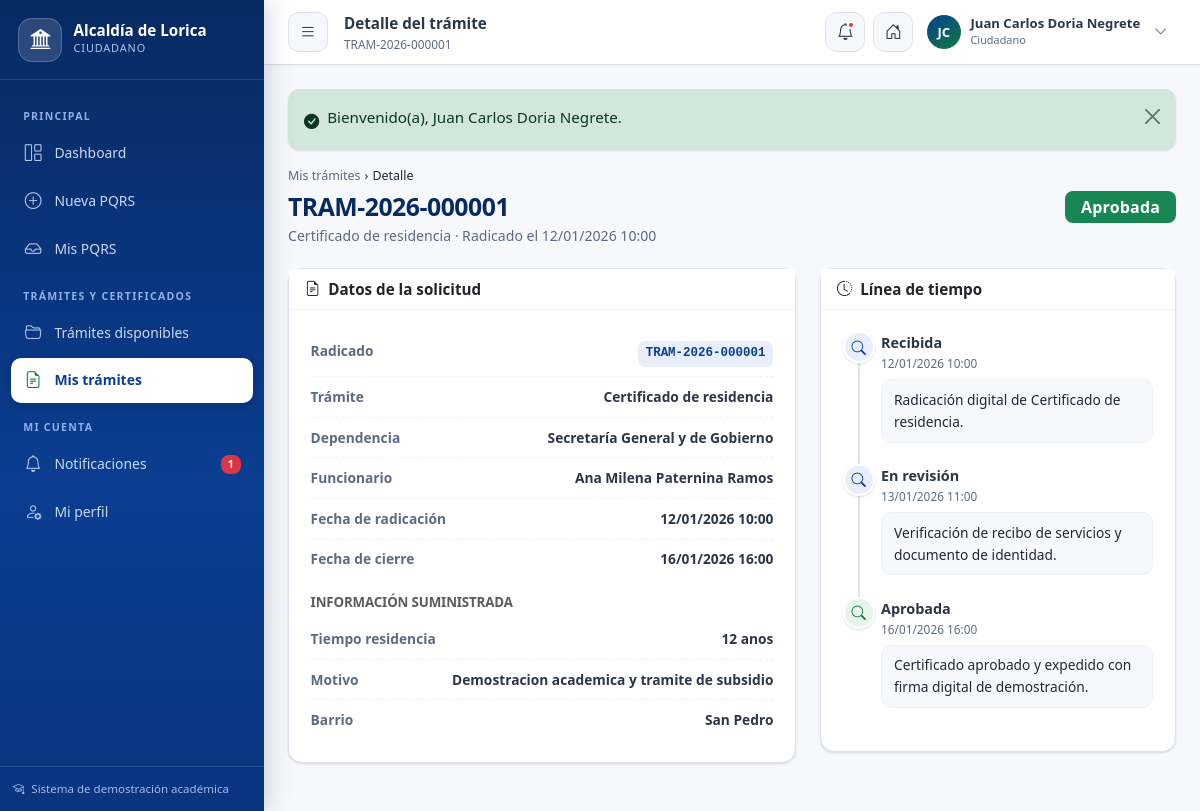
The page /alcaldia-lorica/ciudadano/tramites/detalle/1 (signed in) on the database its author committed.
### tables this page shows
CREATE TABLE `usuarios` (
    `id` INT AUTO_INCREMENT PRIMARY KEY,
    `rol_id` INT NOT NULL,
    `email` VARCHAR(150) NOT NULL UNIQUE,
    `password` VARCHAR(255) NOT NULL,
    `activo` TINYINT(1) DEFAULT 1,
    `ultimo_acceso` DATETIME NULL,
    `created_at` TIMESTAMP DEFAULT CURRENT_TIMESTAMP,
    `updated_at` TIMESTAMP DEFAULT CURRENT_TIMESTAMP ON UPDATE CURRENT_TIMESTAMP,
    CONSTRAINT `fk_usuarios_rol` FOREIGN KEY (`rol_id`) REFERENCES `roles` (`id`) ON UPDATE CASCADE
);

CREATE TABLE `roles` (
    `id` INT AUTO_INCREMENT PRIMARY KEY,
    `nombre` VARCHAR(50) NOT NULL UNIQUE,
    `descripcion` VARCHAR(255) NULL,
    `created_at` TIMESTAMP DEFAULT CURRENT_TIMESTAMP
);

CREATE TABLE `ciudadanos` (
    `id` INT AUTO_INCREMENT PRIMARY KEY,
    `usuario_id` INT NOT NULL UNIQUE,
    `tipo_documento` ENUM('CC', 'TI', 'CE', 'PASAPORTE', 'NIT') DEFAULT 'CC',
    `numero_documento` VARCHAR(30) NOT NULL UNIQUE,
    `nombres` VARCHAR(100) NOT NULL,
    `apellidos` VARCHAR(100) NOT NULL,
    `telefono` VARCHAR(30) NULL,
    `direccion` VARCHAR(200) NULL,
    `barrio` VARCHAR(100) NULL,
    `created_at` TIMESTAMP DEFAULT CURRENT_TIMESTAMP,
    `updated_at` TIMESTAMP DEFAULT CURRENT_TIMESTAMP ON UPDATE CURRENT_TIMESTAMP,
    CONSTRAINT `fk_ciudadanos_usuario` FOREIGN KEY (`usuario_id`) REFERENCES `usuarios` (`id`) ON DELETE CASCADE
);

CREATE TABLE `solicitudes_tramites` (
    `id` INT AUTO_INCREMENT PRIMARY KEY,
    `radicado` VARCHAR(30) NOT NULL UNIQUE,
    `ciudadano_id` INT NOT NULL,
    `tipo_tramite_id` INT NOT NULL,
    `estado_tramite_id` INT NOT NULL,
    `funcionario_id` INT NULL,
    `datos_adicionales` JSON NULL,
    `motivo_rechazo` TEXT NULL,
    `documento_generado` VARCHAR(255) NULL,
    `fecha_radicacion` DATETIME NOT NULL,
    `fecha_cierre` DATETIME NULL,
    `created_at` TIMESTAMP DEFAULT CURRENT_TIMESTAMP,
    `updated_at` TIMESTAMP DEFAULT CURRENT_TIMESTAMP ON UPDATE CURRENT_TIMESTAMP,
    INDEX `idx_solic_radicado` (`radicado`),
    INDEX `idx_solic_ciudadano` (`ciudadano_id`),
    INDEX `idx_solic_estado` (`estado_tramite_id`),
    INDEX `idx_solic_funcionario` (`funcionario_id`),
    CONSTRAINT `fk_solic_ciudadano` FOREIGN KEY (`ciudadano_id`) REFERENCES `ciudadanos` (`id`),
    CONSTRAINT `fk_solic_tipo` FOREIGN KEY (`tipo_tramite_id`) REFERENCES `tipos_tramites` (`id`),
    CONSTRAINT `fk_solic_estado` FOREIGN KEY (`estado_tramite_id`) REFERENCES `estados_tramites` (`id`),
    CONSTRAINT `fk_solic_funcionario` FOREIGN KEY (`funcionario_id`) REFERENCES `funcionarios` (`id`) ON DELETE SET NULL
);

CREATE TABLE `tipos_tramites` (
    `id` INT AUTO_INCREMENT PRIMARY KEY,
    `codigo` VARCHAR(30) NOT NULL UNIQUE,
    `nombre` VARCHAR(150) NOT NULL,
    `descripcion` TEXT NOT NULL,
    `requisitos` TEXT NOT NULL,
    `instrucciones` TEXT NOT NULL,
    `detalle_campos` JSON NULL,
    `dias_termino` INT DEFAULT 10,
    `dependencia_id` INT NULL,
    `activo` TINYINT(1) DEFAULT 1,
    `created_at` TIMESTAMP DEFAULT CURRENT_TIMESTAMP,
    CONSTRAINT `fk_tramites_dependencia` FOREIGN KEY (`dependencia_id`) REFERENCES `dependencias` (`id`) ON DELETE SET NULL
);

CREATE TABLE `estados_tramites` (
    `id` INT AUTO_INCREMENT PRIMARY KEY,
    `codigo` VARCHAR(30) NOT NULL UNIQUE,
    `nombre` VARCHAR(60) NOT NULL,
    `color_badge` VARCHAR(20) DEFAULT 'secondary',
    `descripcion` VARCHAR(255) NULL
);

CREATE TABLE `dependencias` (
    `id` INT AUTO_INCREMENT PRIMARY KEY,
    `codigo` VARCHAR(20) NOT NULL UNIQUE,
    `nombre` VARCHAR(150) NOT NULL,
    `email` VARCHAR(150) NULL,
    `telefono` VARCHAR(50) NULL,
    `activo` TINYINT(1) DEFAULT 1,
    `created_at` TIMESTAMP DEFAULT CURRENT_TIMESTAMP
);

CREATE TABLE `funcionarios` (
    `id` INT AUTO_INCREMENT PRIMARY KEY,
    `usuario_id` INT NOT NULL UNIQUE,
    `dependencia_id` INT NOT NULL,
    `cargo` VARCHAR(100) NOT NULL,
    `nombres` VARCHAR(100) NOT NULL,
    `apellidos` VARCHAR(100) NOT NULL,
    `telefono` VARCHAR(30) NULL,
    `created_at` TIMESTAMP DEFAULT CURRENT_TIMESTAMP,
    `updated_at` TIMESTAMP DEFAULT CURRENT_TIMESTAMP ON UPDATE CURRENT_TIMESTAMP,
    CONSTRAINT `fk_funcionarios_usuario` FOREIGN KEY (`usuario_id`) REFERENCES `usuarios` (`id`) ON DELETE CASCADE,
    CONSTRAINT `fk_funcionarios_dependencia` FOREIGN KEY (`dependencia_id`) REFERENCES `dependencias` (`id`)
);

CREATE TABLE `seguimiento_tramites` (
    `id` INT AUTO_INCREMENT PRIMARY KEY,
    `solicitud_tramite_id` INT NOT NULL,
    `usuario_id` INT NOT NULL,
    `estado_anterior_id` INT NULL,
    `estado_nuevo_id` INT NOT NULL,
    `observacion` TEXT NOT NULL,
    `es_publico` TINYINT(1) DEFAULT 1,
    `created_at` TIMESTAMP DEFAULT CURRENT_TIMESTAMP,
    CONSTRAINT `fk_seg_tramite` FOREIGN KEY (`solicitud_tramite_id`) REFERENCES `solicitudes_tramites` (`id`) ON DELETE CASCADE,
    CONSTRAINT `fk_seg_tramite_usuario` FOREIGN KEY (`usuario_id`) REFERENCES `usuarios` (`id`),
    CONSTRAINT `fk_seg_tramite_est_ant` FOREIGN KEY (`estado_anterior_id`) REFERENCES `estados_tramites` (`id`),
    CONSTRAINT `fk_seg_tramite_est_nue` FOREIGN KEY (`estado_nuevo_id`) REFERENCES `estados_tramites` (`id`)
);

### app/views/ciudadano/tramite_detalle.php (the view, shortened to what the rows shown need)
<?php $s = $solicitud; ?>
<div class="page-heading d-flex flex-wrap justify-content-between align-items-center gap-2">
    <div>
        <div class="breadcrumb"><a href="<?= url('ciudadano/tramites/mis-solicitudes') ?>">Mis trámites</a> <span class="mx-1">›</span> Detalle</div>
        <h1><?= e($s['radicado']) ?></h1>
        <p><?= e($s['tipo_nombre']) ?> · Radicado el <?= format_fecha($s['fecha_radicacion'], true) ?></p>
    </div>
    <span class="badge bg-<?= badge_estado($s['color_badge']) ?> fs-6 px-3 py-2"><?= e($s['estado_nombre']) ?></span>
</div>
<div class="row g-4">
    <div class="col-lg-7">
        <div class="card mb-4">
            <div class="card-header"><i class="bi bi-file-earmark-text me-1"></i> Datos de la solicitud</div>
            <div class="card-body">
                <ul class="detail-list mb-3">
                    <li><span class="dl-label">Radicado</span><span class="dl-value"><span class="radicado-pill"><?= e($s['radicado']) ?></span></span></li>
                    <li><span class="dl-label">Trámite</span><span class="dl-value"><?= e($s['tipo_nombre']) ?></span></li>
                    <li><span class="dl-label">Dependencia</span><span class="dl-value"><?= e($s['dependencia_nombre'] ?? 'Ventanilla única') ?></span></li>
                    <li><span class="dl-label">Funcionario</span><span class="dl-value"><?= e(trim(($s['funcionario_nombres'] ?? '') . ' ' . ($s['funcionario_apellidos'] ?? '')) ?: 'Por asignar') ?></span></li>
                    <li><span class="dl-label">Fecha de radicación</span><span class="dl-value"><?= format_fecha($s['fecha_radicacion'], true) ?></span></li>
                    <?php if (!empty($s['fecha_cierre'])): ?>
                        <li><span class="dl-label">Fecha de cierre</span><span class="dl-value"><?= format_fecha($s['fecha_cierre'], true) ?></span></li>
                    <?php endif; ?>
                </ul>
                <?php if (!empty($datos)): ?>
                    <h6 class="fw-bold small text-uppercase text-muted mt-3">Información suministrada</h6>
                    <ul class="detail-list">
                        <?php foreach ($datos as $k => $v): ?>
                            <li><span class="dl-label"><?= e(ucfirst(str_replace('_', ' ', (string)$k))) ?></span><span class="dl-value"><?= e((string)$v) ?></span></li>
                        <?php endforeach; ?>
                    </ul>
                <?php endif; ?>
            </div>
        </div>
    </div>
    <div class="col-lg-5">
        <div class="card">
            <div class="card-header"><i class="bi bi-clock-history me-1"></i> Línea de tiempo</div>
            <div class="card-body">
                <ul class="timeline">
                    <?php foreach ($seguimiento as $seg): ?>
                        <li class="timeline-item">
                            <span class="timeline-dot <?= badge_estado($seg['color_badge']) === 'success' ? 'green' : (badge_estado($seg['color_badge']) === 'dark' ? 'slate' : (badge_estado($seg['color_badge']) === 'danger' ? 'red' : (badge_estado($seg['color_badge']) === 'warning' ? 'amber' : ''))) ?>">
                                <i class="bi <?= estado_icon('en_revision') ?>"></i>
                            </span>
                            <div class="timeline-title"><?= e($seg['estado_nuevo']) ?></div>
                            <div class="timeline-meta"><?= format_fecha($seg['created_at'], true) ?></div>
                            <div class="timeline-text"><?= e($seg['observacion']) ?></div>
                        </li>
                    <?php endforeach; ?>
                </ul>
            </div>
        </div>
    </div>
</div>

### app/core/Router.php (shortened to what the rows shown need)
<?php
class Router {
    private array $routes = [];
    private string $basePath = '';
    public function __construct(string $basePath = '') {
        $this->basePath = rtrim($basePath, '/');
    }
    private function addRoute(string $method, string $path, array $handler, array $middleware): void {
        $path = '/' . trim($path, '/');
        $pattern = preg_replace('#\{([a-zA-Z_][a-zA-Z0-9_]*)\}#', '(?P<$1>[^/]+)', $path);
        $this->routes[] = [
            'method'     => $method,
            'path'       => $path,
            'pattern'    => '#^' . $pattern . '$#',
            'handler'    => $handler,
            'middleware' => $middleware,
        ];
    }
    public function dispatch(string $method, string $uri): void {
        $path = $this->extractPath($uri);
        foreach ($this->routes as $route) {
            if ($route['method'] !== $method) {
                continue;
            }
            if (preg_match($route['pattern'], $path, $matches)) {
                $params = array_filter($matches, 'is_string', ARRAY_FILTER_USE_KEY);
                foreach ($route['middleware'] as $mw) {
                    $result = Middleware::run($mw);
                }
                [$controllerClass, $action] = $route['handler'];
                $controller = new $controllerClass();
                call_user_func_array([$controller, $action], array_values($params));
                return;
            }
        }
    }
    private function extractPath(string $uri): string {
        $uri = parse_url($uri, PHP_URL_PATH) ?? '/';
        if ($this->basePath !== '' && str_starts_with($uri, $this->basePath)) {
            $uri = substr($uri, strlen($this->basePath));
        }
        $uri = '/' . trim($uri, '/');
        return $uri === '/' ? '/' : rtrim($uri, '/');
    }
}

### app/views/layouts/panel.php (shortened to what the rows shown need)
<?php
$app = config();
$user = Auth::user();
$rol = Auth::role();
$activeMenu = $activeMenu ?? '';
$nombreCompleto = Auth::name();
$iniciales = '';
$partes = preg_split('/\s+/', trim($nombreCompleto));
foreach (array_slice($partes, 0, 2) as $p) {
    if ($p !== '') $iniciales .= mb_strtoupper(mb_substr($p, 0, 1));
}
$iniciales = $iniciales ?: 'AL';
$noLeidas = ($rol === 'ciudadano') ? NotificationService::noLeidas((int)$user['id']) : 0;
$menuRol = $menus[$rol] ?? [];
?>
<!DOCTYPE html>
<html lang="es">
<head>
    <link rel="stylesheet" href="<?= asset('bootstrap/css/bootstrap.min.css') ?>">
    <link rel="stylesheet" href="<?= asset('icons/bootstrap-icons.min.css') ?>">
    <link rel="stylesheet" href="<?= asset('css/app.css') ?>">
</head>
<body class="panel-body">
<aside class="panel-sidebar" id="panelSidebar">
    <div class="sidebar-brand">
        <div class="brand-shield"><i class="bi bi-bank2"></i></div>
        <div>
            <div class="sb-title">Alcaldía de Lorica</div>
            <div class="sb-sub"><?= e(role_label($rol)) ?></div>
        </div>
    </div>
    <div class="sidebar-scroll">
        <?php foreach ($menuRol as $grupo): ?>
            <div class="sidebar-label"><?= e($grupo['label']) ?></div>
            <ul class="sidebar-nav">
                <?php foreach ($grupo['items'] as $item): ?>
                    <li>
                        <a class="nav-link <?= $activeMenu === $item['key'] ? 'active' : '' ?>" href="<?= url($item['url']) ?>">
                            <i class="bi <?= e($item['icon']) ?>"></i>
                            <span><?= e($item['text']) ?></span>
                            <?php if ($item['key'] === 'notificaciones' && $noLeidas > 0): ?>
                                <span class="badge bg-danger"><?= $noLeidas ?></span>
                            <?php endif; ?>
                        </a>
                    </li>
                <?php endforeach; ?>
            </ul>
        <?php endforeach; ?>
    </div>
    <div class="sidebar-footer">
        <i class="bi bi-mortarboard me-1"></i> Sistema de demostración académica
    </div>
</aside>
<div class="panel-main">
    <header class="panel-topbar">
        <button class="icon-btn topbar-toggle" type="button" id="sidebarToggle" aria-label="Menú">
            <i class="bi bi-list"></i>
        </button>
        <div class="topbar-title">
            <?= e($pageTitle ?? ($title ?? 'Panel')) ?>
            <?php if (!empty($pageSubtitle)): ?><small><?= e($pageSubtitle) ?></small><?php endif; ?>
        </div>
        <div class="topbar-actions">
            <?php if ($rol === 'ciudadano'): ?>
                <a href="<?= url('ciudadano/notificaciones') ?>" class="icon-btn" title="Notificaciones">
                    <i class="bi bi-bell"></i>
                    <?php if ($noLeidas > 0): ?><span class="dot"></span><?php endif; ?>
                </a>
            <?php endif; ?>
            <a href="<?= url('') ?>" class="icon-btn d-none d-sm-grid" title="Ir al portal público"><i class="bi bi-house-door"></i></a>
            <div class="dropdown">
                <button class="user-chip border-0" data-bs-toggle="dropdown" aria-expanded="false" type="button">
                    <span class="user-avatar"><?= e($iniciales) ?></span>
                    <span class="text-start">
                        <span class="u-name d-block"><?= e($nombreCompleto) ?></span>
                        <span class="u-role d-block"><?= e(role_label($rol)) ?></span>
                    </span>
                    <i class="bi bi-chevron-down small text-muted ms-1"></i>
                </button>
            </div>
        </div>
    </header>
    <div class="panel-content">
        <?php require __DIR__ . '/_flash.php'; ?>
        <?= $content ?>
    </div>
</div>
</body>
</html>

### rows shown on the page
usuarios: rol.nombre "CIUDADANO", rol.nombre "Ciudadano"
ciudadanos: nombreCompleto "Juan Carlos Doria Negrete"
solicitudes_tramites: radicado "TRAM-2026-000001", tipo_tramite.nombre "Certificado de residencia", fecha_radicacion "12/01/2026 10:00", estado_tramite.nombre "Aprobada", dependencias.nombre "Secretaría General y de Gobierno", funcionario.apellidos "Ana Milena Paternina Ramos", fecha_cierre "16/01/2026 16:00"
seguimiento_tramites: estado_nuevo.nombre "Recibida", created_at "12/01/2026 10:00", observacion "Radicación digital de Certificado de residencia."
seguimiento_tramites: estado_nuevo.nombre "En revisión", created_at "13/01/2026 11:00", observacion "Verificación de recibo de servicios y documento de identidad."
seguimiento_tramites: estado_nuevo.nombre "Aprobada", created_at "16/01/2026 16:00", observacion "Certificado aprobado y expedido con firma digital de demostración."

### other values the page prints
$grupo['label'] "PRINCIPAL"
$item['text'] "Dashboard"
$item['text'] "Nueva PQRS"
$item['text'] "Mis PQRS"
$grupo['label'] "TRÁMITES Y CERTIFICADOS"
$item['text'] "Trámites disponibles"
$item['text'] "Mis trámites"
$grupo['label'] "MI CUENTA"
$item['text'] "Notificaciones"
$noLeidas "1"
$item['text'] "Mi perfil"
$iniciales "JC"
$__f['message'] "Bienvenido(a), Juan Carlos Doria Negrete."
str_replace('_', ' ', (string)$k) "Tiempo residencia"
$v "12 anos"
